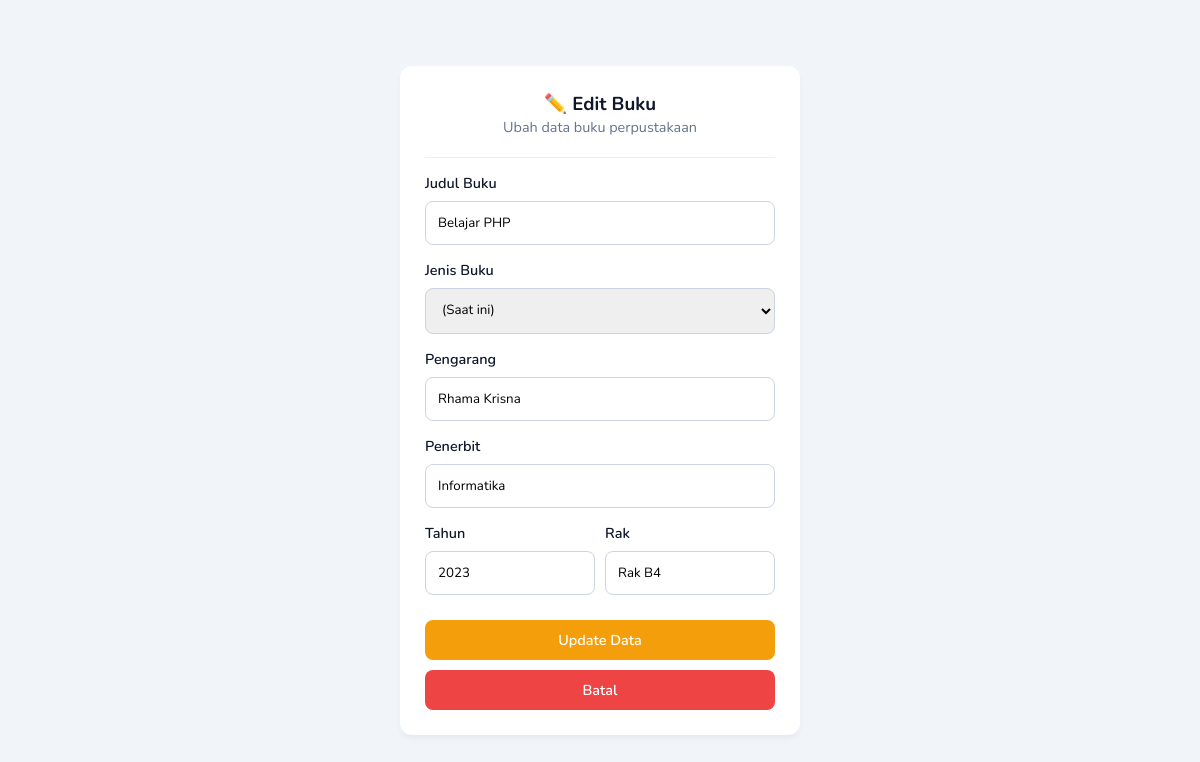
The page /edit_buku.php?id=2 (signed in) on the database its author committed.
### tables this page shows
CREATE TABLE `buku` (
  `id_buku` int(11) NOT NULL,
  `judul` varchar(100) DEFAULT NULL,
  `jenis_buku` varchar(50) DEFAULT NULL,
  `pengarang` varchar(100) DEFAULT NULL,
  `penerbit` varchar(100) DEFAULT NULL,
  `tahun_terbit` int(11) DEFAULT NULL,
  `rak` varchar(50) DEFAULT NULL
);

### edit_buku.php (the view, shortened to what this page needs)
<?php
include 'koneksi.php';
$id = isset($_GET['id']) ? (int)$_GET['id'] : 0;
$stmt_get = mysqli_prepare($koneksi, "SELECT * FROM buku WHERE id_buku = ?");
mysqli_stmt_bind_param($stmt_get, "i", $id);
mysqli_stmt_execute($stmt_get);
$result = mysqli_stmt_get_result($stmt_get);
$d = mysqli_fetch_array($result);
?>
<!DOCTYPE html>
<html>
<head>
    <link rel="stylesheet" href="style.css">
</head>
<body style="background:var(--bg-light); display:flex; justify-content:center; align-items:center; height:100vh">
    <div class="card" style="width:400px">
        <div style="text-align:center; margin-bottom:20px;">
            <h3 style="color:var(--bg-dark)">✏️ Edit Buku</h3>
            <p style="font-size:0.9rem; color:var(--text-grey)">Ubah data buku perpustakaan</p>
        </div>
        <hr style="margin:15px 0; border:0; border-top:1px solid #eee">
        <form method="POST">
            <label>Judul Buku</label>
            <input type="text" name="judul" value="<?php echo htmlspecialchars($d['judul']); ?>" required>
            <label>Jenis Buku</label>
            <select name="jenis_buku" required>
                <option value="<?php echo $d['jenis_buku']; ?>"><?php echo $d['jenis_buku']; ?> (Saat ini)</option>
            </select>
            <label>Pengarang</label>
            <input type="text" name="pengarang" value="<?php echo htmlspecialchars($d['pengarang']); ?>" required>
            <label>Penerbit</label>
            <input type="text" name="penerbit" value="<?php echo htmlspecialchars($d['penerbit']); ?>" required>
            <div style="display:flex; gap:10px;">
                <div style="width:50%">
                    <label>Tahun</label>
                    <input type="number" name="tahun" value="<?php echo htmlspecialchars($d['tahun_terbit']); ?>" required>
                </div>
                <div style="width:50%">
                    <label>Rak</label>
                    <input type="text" name="rak" value="<?php echo htmlspecialchars($d['rak']); ?>" required>
                </div>
            </div>
            <button name="update" class="btn btn-warning" style="width:100%; margin-bottom:10px; margin-top:10px;">Update Data</button>
            <a href="dashboard.php" class="btn btn-danger" style="width:100%; text-align:center; display:block;">Batal</a>
        </form>
    </div>
</body>
</html>

### style.css (style rules this page uses)
:root { --primary: #4361ee; --secondary: #3f37c9; --bg-dark: #0f172a; --bg-light: #f1f5f9; --white: #ffffff; --text-grey: #64748b; --danger: #ef4444; --success: #10b981; --warning: #f59e0b; }
* { margin: 0; padding: 0; box-sizing: border-box; font-family: 'Nunito', sans-serif; }
body { background-color: var(--bg-light); display: flex; min-height: 100vh; }
.btn-warning { background: var(--warning); color: white; }
.card { background: var(--white); padding: 25px; border-radius: 12px; box-shadow: 0 4px 6px -1px rgba(0, 0, 0, 0.05); }
.btn { padding: 10px 20px; border-radius: 8px; border: none; cursor: pointer; font-weight: 600; text-decoration: none; display: inline-block; font-size: 0.9rem; transition: 0.2s; }
.btn-danger { background: var(--danger); color: white; }
input, select { width: 100%; padding: 12px; margin-bottom: 15px; border: 1px solid #cbd5e1; border-radius: 8px; outline: none; transition: 0.3s; }
label { display: block; margin-bottom: 8px; color: var(--bg-dark); font-weight: 600; font-size: 0.9rem; }

### rows shown on the page
buku: judul "Belajar PHP", pengarang "Rhama Krisna", penerbit "Informatika", tahun "2023", rak "Rak B4"
